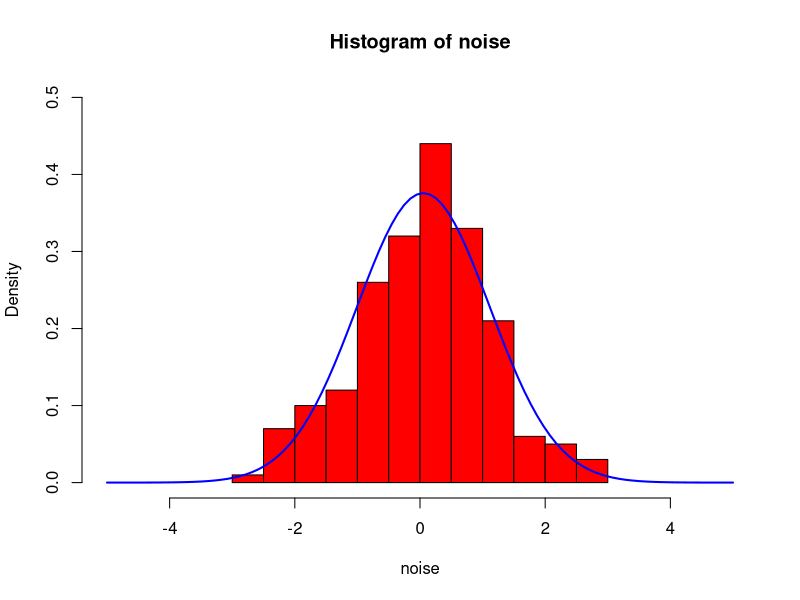
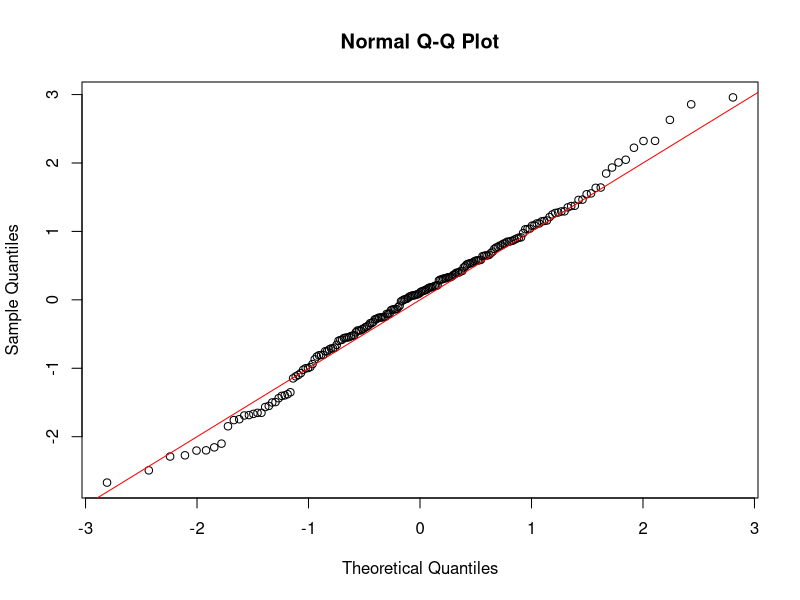

These figures' R source, in order:
# generate  a sequence of gaussian random numbers 
# and convert the sequence into a timne series object
noise <- ts(rnorm(200, mean = 0, sd = 1))


# code for histogram
hist(noise, freq = F, prob = T, ylim = c(0,0.5), xlim = c(-5,5), col = "red")


# comparing with normal distribution
mu <- mean(noise)
sigma <- sd(noise)
x <- seq(-5, 5, length = 100)
y <- dnorm(x, mu, sigma)
lines(x, y, lwd = 2, col = "blue")


# code for the QQ plot
qqnorm(noise)
abline(0,1,col="red")
